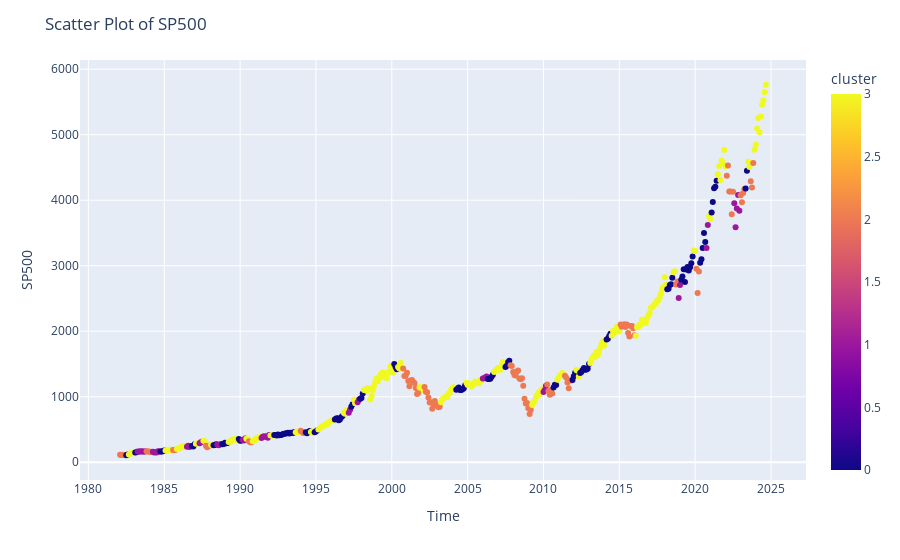

The notebook cell saved with this chart:
### Code cell
import plotly.express as px
fig = px.scatter(df_prew, 
                 x=df_prew.index, 
                 y=df_prew['SP500_IDX'], 
                 color = 'cluster')

# Customize the plot
#fig.update_traces(textposition='top center', textfont_size=10)

# Set axis labels and plot title
fig.update_layout(xaxis_title='Time', 
                  yaxis_title='SP500', 
                  title='Scatter Plot of SP500')

# Show the plot
fig.show()

### Figure 1 — Plotly figure (JSON) as saved in the notebook; plotly's stock layout.template omitted (floating-point values rounded to 4 significant figures; data arrays with more than 128 entries replaced by an {"elided": "..."} marker saying what was removed)
{"data": [{"hovertemplate": "index=%{x}<br>SP500_IDX=%{y}<br>cluster=%{marker.color}<extra></extra>", "legendgroup": "", "marker": {"color": {"elided": "512 int values"}, "coloraxis": "coloraxis", "symbol": "circle"}, "mode": "markers", "name": "", "orientation": "v", "showlegend": false, "type": "scatter", "x": {"elided": "512 str values"}, "xaxis": "x", "y": {"elided": "512 float values"}, "yaxis": "y"}], "layout": {"coloraxis": {"colorbar": {"title": {"text": "cluster"}}, "colorscale": [[0, "#0d0887"], [0.1111, "#46039f"], [0.2222, "#7201a8"], [0.3333, "#9c179e"], [0.4444, "#bd3786"], [0.5556, "#d8576b"], [0.6667, "#ed7953"], [0.7778, "#fb9f3a"], [0.8889, "#fdca26"], [1, "#f0f921"]]}, "legend": {"tracegroupgap": 0}, "margin": {"t": 60}, "title": {"text": "Scatter Plot of SP500"}, "xaxis": {"anchor": "y", "domain": [0, 1], "title": {"text": "Time"}}, "yaxis": {"anchor": "x", "domain": [0, 1], "title": {"text": "SP500"}}}}
